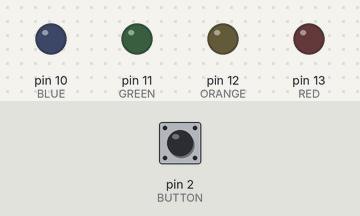
A sketch run on a simulated Arduino Uno, built with avr-gcc and run on an emulated ATmega328P. On the bench: output pins drawn as LEDs (lit = HIGH). Dashed ring = blinking. The inputs (shaded band) are chosen by the test bench; at power-on: pin 2 (BUTTON) LOW.

Above: at 1.2 s.
1.3 s: pin 2 (BUTTON) pulled HIGH for 0.15 s
At 1.54 s:
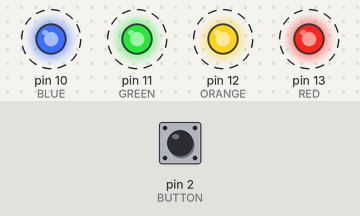
4.4 s: pin 2 (BUTTON) pulled HIGH for 1 s
6.9 s: pin 2 (BUTTON) pulled HIGH for 3.2 s
At 7.14 s:
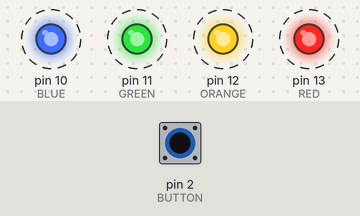
Timing chart, 0 to 17.6 s (numbered marks = the images above; inputs shaded):
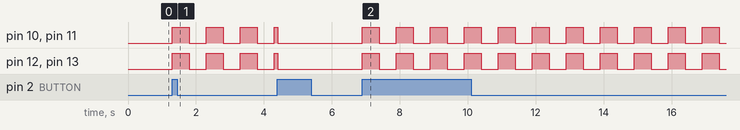

The sketch:

Blinking_LEDs.ino
```cpp
int RED    = 13;
int ORANGE = 12;
int GREEN  = 11;
int BLUE   = 10;
int BUTTON = 2;

bool blinking = false;
bool lastButtonState = LOW;
bool ledState = LOW;
unsigned long lastBlinkTime = 0;
int blinkInterval = 500;

void setup() {
  pinMode(RED,    OUTPUT);
  pinMode(ORANGE, OUTPUT);
  pinMode(GREEN,  OUTPUT);
  pinMode(BLUE,   OUTPUT);
  pinMode(BUTTON, INPUT);
}

void loop() {
  // Check button every loop
  bool currentButtonState = digitalRead(BUTTON);
  if (currentButtonState == HIGH && lastButtonState == LOW) {
    blinking = !blinking;  // Toggle
    delay(0);             // Debounce

    // Immediately turn off LEDs when stopping
    if (!blinking) {
      digitalWrite(RED,    LOW);
      digitalWrite(ORANGE, LOW);
      digitalWrite(GREEN,  LOW);
      digitalWrite(BLUE,   LOW);
      ledState = LOW;
    }
  }
  lastButtonState = currentButtonState;

  // Non-blocking blink using millis()
  if (blinking) {
    unsigned long currentTime = millis();
    if (currentTime - lastBlinkTime >= blinkInterval) {
      lastBlinkTime = currentTime;
      ledState = !ledState;  // Toggle LED state

      digitalWrite(RED,    ledState);
      digitalWrite(ORANGE, ledState);
      digitalWrite(GREEN,  ledState);
      digitalWrite(BLUE,   ledState);
    }
  }
}
```

Measured:
- after the input at 1.3 s, pin 10 (BLUE), pin 11 (GREEN), pin 12 (ORANGE), pin 13 (RED): alternates HIGH for 0.50 s and LOW for 0.50 s, starting at once
- after the input at 6.9 s, pin 10 (BLUE), pin 11 (GREEN), pin 12 (ORANGE), pin 13 (RED): alternates HIGH for 0.50 s and LOW for 0.50 s, starting at once
